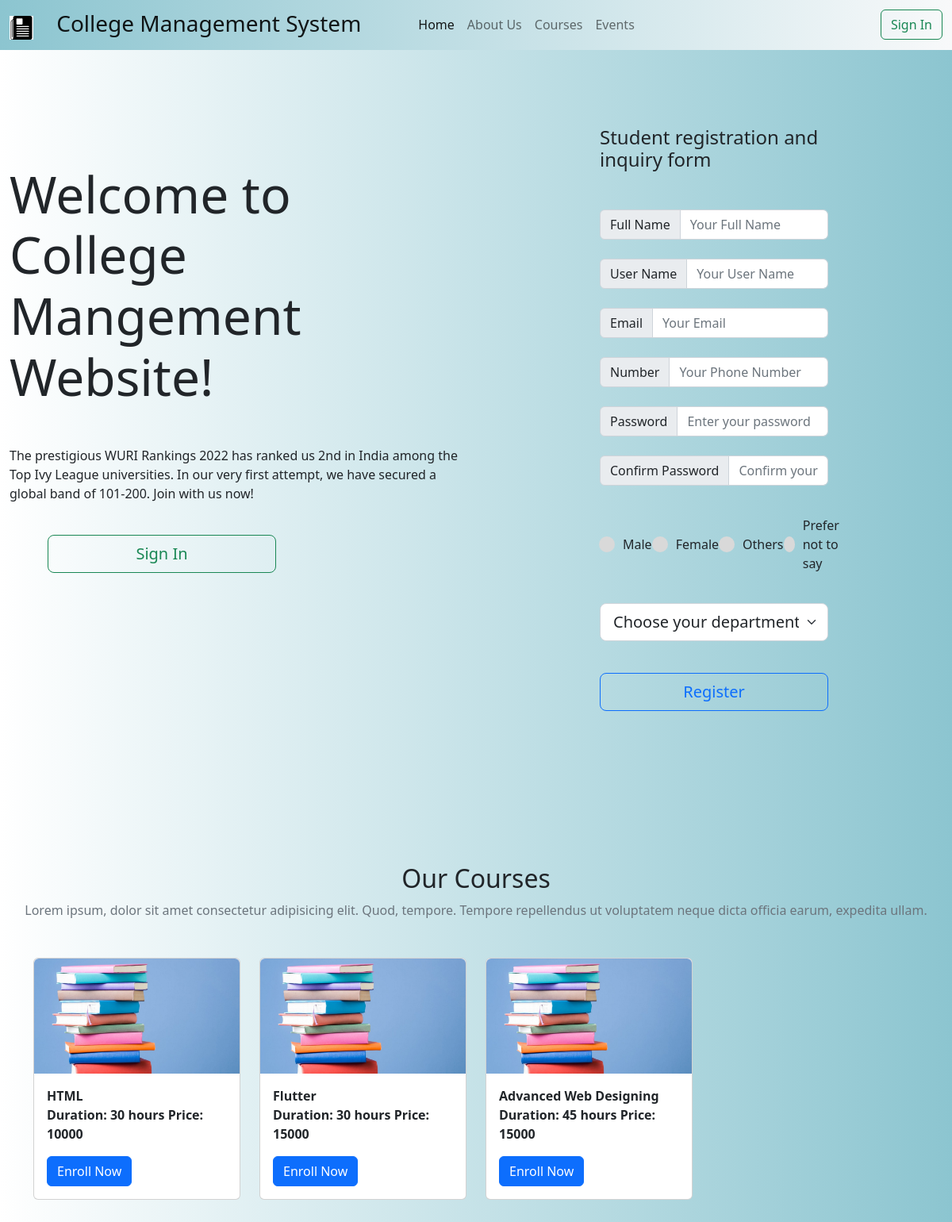
The page / on the database its author committed.
### tables this page shows
CREATE TABLE IF NOT EXISTS `courses` (
  `id` int(11) NOT NULL AUTO_INCREMENT,
  `course_name` text NOT NULL,
  `category` text NOT NULL,
  `duration` text NOT NULL,
  `price` int(11) NOT NULL,
  `date_added` datetime NOT NULL DEFAULT CURRENT_TIMESTAMP,
  `course_image` text NOT NULL,
  PRIMARY KEY (`id`)
);

### index.php (the view, shortened to what this page needs)
<?php include('includes/config.php'); ?>
<!DOCTYPE html>
<html lang="en">
<head>
  <link href="https://cdn.jsdelivr.net/npm/bootstrap@5.2.0-beta1/dist/css/bootstrap.min.css" rel="stylesheet">
  <link rel="stylesheet" href="style.css">
</head>
<body style="background: linear-gradient(-450deg, #8cc5d0, transparent);">
  <nav class="navbar navbar-expand-lg bg-light" style="background: linear-gradient(450deg, #8cc5d0, transparent);">
    <div class="container-fluid">
      <a href="index.php" class="navbar-brand">
        <img id="college-logo" src="images/logo.svg" alt="College Logo" draggable="false" height="30" />
        <span class="mx-4 h3">College Management System</span>
      </a>
      <div class="collapse navbar-collapse" id="navbarSupportedContent">
        <ul class="navbar-nav me-auto mb-2 mb-lg-0 mx-4">
          <li class="nav-item">
            <a class="nav-link active" aria-current="page" href="index.php">Home</a>
          </li>
          <li class="nav-item">
            <a class="nav-link" href="#">About Us</a>
          </li>
          <li class="nav-item">
            <a class="nav-link" href="#">Courses</a>
          </li>
          <li class="nav-item">
            <a class="nav-link" href="#">Events</a>
          </li>
        </ul>
        <?php if (!isset($_SESSION['signIn'])) { ?>
          <form class="d-flex" role="search">
            <a class="btn btn-outline-success" href="signIn.php">Sign In</a>
          </form>
        <?php } ?>
      </div>
    </div>
  </nav>
  <div class="container-fluid my-5">
    <div class="row">
      <div class="col-lg-6 my-5">
        <h1 class="display-3 my-5">Welcome to College Mangement Website!</h1>
        <p class="my-4">The prestigious WURI Rankings 2022 has ranked us 2nd in India among the Top Ivy League
          universities. In our very first attempt, we have secured a global band of 101-200. Join with us now!</p>
        <?php if (!isset($_SESSION['signIn'])) { ?>
          <a href="signIn.php" class="btn btn-lg btn-outline-success my-3 mx-5 col-lg-6">Sign In </a>
        <?php } ?>
      </div>
      <?php if (!isset($_SESSION['signIn'])) { ?>
        <div class="col-lg-6 my-5">
          <div class="w-50 mx-auto">
            <h4>Student registration and inquiry form</h4>
            <form action="#" method="POST" class="my-5">
              <div class="input-group mb-4">
                <span class="input-group-text" id="fullName">Full Name</span>
                <input type="text" class="form-control" placeholder="Your Full Name" aria-label="fullName" aria-describedby="fullName" required>
              </div>
              <div class="input-group mb-4">
                <span class="input-group-text" id="userName">User Name</span>
                <input type="text" class="form-control" placeholder="Your User Name" aria-label="userName" aria-describedby="userName" required>
              </div>
              <div class="input-group mb-4">
                <span class="input-group-text" id="email">Email</span>
                <input type="email" class="form-control" placeholder="Your Email" aria-label="email" aria-describedby="email" required>
              </div>
              <div class="input-group mb-4">
                <span class="input-group-text" id="phNumber">Number</span>
                <input type="tel" class="form-control" placeholder="Your Phone Number" aria-label="phNumber" aria-describedby="phNumber" required>
              </div>
              <div class="input-group mb-4">
                <span class="input-group-text" id="pWord">Password</span>
                <input type="password" class="form-control" placeholder="Enter your password" aria-label="pWord" aria-describedby="pWord" required>
              </div>
              <div class="input-group mb-4">
                <span class="input-group-text" id="confPass">Confirm Password</span>
                <input type="password" class="form-control" placeholder="Confirm your password" aria-label="confPass" aria-describedby="confPass" required>
              </div>
              <div class="input-group mb-4 gender-details">
                <div class="category">
                  <label for="male">
                    <span class="dot one"></span>
                    <span class="gender">Male</span>
                  </label>
                  <label for="female">
                    <span class="dot two"></span>
                    <span class="gender">Female</span>
                  </label>
                  <label for="others">
                    <span class="dot three"></span>
                    <span class="gender">Others</span>
                  </label>
                  <label for="undefined">
                    <span class="dot four"></span>
                    <span class="gender">Prefer not to say</span>
                  </label>
                </div>
              </div>
              <div class="input-group mb-4">
                <select class="form-select form-select-lg mb-3" aria-label=".form-select-lg example">
                  <option hidden="true">Choose your department</option>
                </select>
              </div>
              <div class="input-group mb-4">
                <input type="submit" class="btn btn-lg btn-outline-primary col-12" value="Register">
              </div>
            </form>
          </div>
        </div>
    </div>
  </div>
<?php } ?>
<section class="py-5">
  <div class="text-center mb-5">
    <h2 class="font-weight-bold">Our Courses</h2>
    <p class="text-muted">Lorem ipsum, dolor sit amet consectetur adipisicing elit. Quod, tempore. Tempore repellendus ut voluptatem neque dicta officia earum, expedita ullam.</p>
  </div>
  <div class="container">
    <div class="row">
      <?php
      $query = mysqli_query($con, "SELECT * FROM courses ORDER BY id DESC LIMIT 0, 8");
      while($course = mysqli_fetch_object($query)) {
      ?>
      <div class="col-lg-3 mb-4">
        <div class="card">
          <div><img src="dist/uploads/<?php echo $course->course_image; ?>" class="img-fluid rounded-top" alt="Course Picture"></div>
          <div class="card-body">
            <b><?php echo $course->course_name; ?></b>
            <p class="card-text">
              <b>Duration: <?php echo $course->duration; ?></b>
              <b>Price: <?php echo $course->price ?></b>
            </p>
            <button class="btn btn-primary">Enroll Now</button>
          </div>
        </div>
      </div>
      <?php } ?>
    </div>
  </div>
</section>
</body>
</html>

### style.css (style rules this page uses)
form .gender-details .category { display: flex; width: 80%; margin: 14px 0; justify-content: space-between; }
.gender-details .category label { display: flex; align-items: center; }
.gender-details .category .dot { height: 20px; width: 20px; background: #D9D9D9; border-radius: 50%; margin-right: 10px; border: 5px solid transparent; transition: all 0.3s ease; }

### rows shown on the page
courses: course_image (picture), course_name "HTML", duration "30 hours", price "10000"
courses: course_image (picture), course_name "Flutter", duration "30 hours", price "15000"
courses: course_image (picture), course_name "Advanced Web Designing", duration "45 hours", price "15000"
